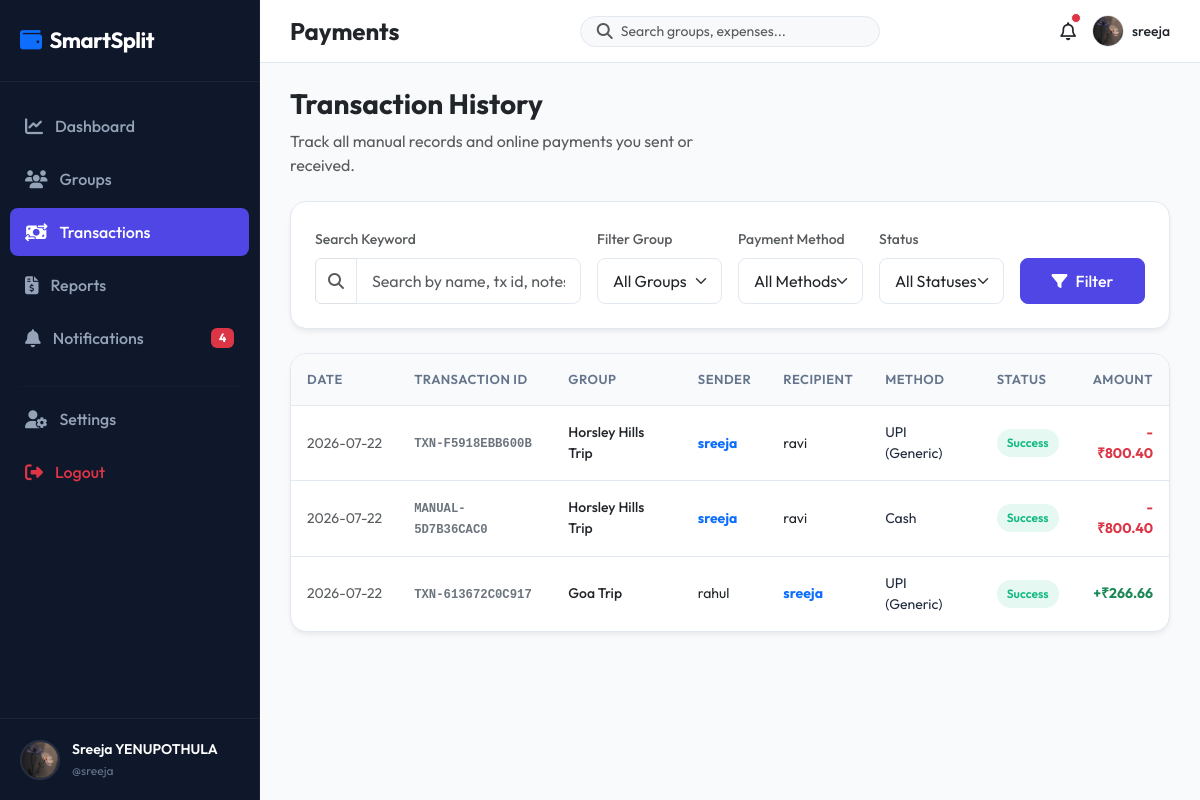
/payments/history/ (signed in), run on the app's committed database.
### accounts/models.py (models this page shows, shortened)
class Profile(models.Model):
    user = models.OneToOneField(User, on_delete=models.CASCADE, related_name='profile')
    profile_picture = models.ImageField(upload_to='profiles/', default='profiles/default.png', blank=True)
    phone_number = models.CharField(max_length=15, blank=True)
    upi_id = models.CharField(max_length=50, blank=True)

### payments/models.py (models this page shows, shortened)
class Payment(models.Model):
    METHOD_CHOICES = [
        ('CASH', 'Cash'),
        ('UPI', 'UPI (Generic)'),
        ('PHONEPE', 'PhonePe'),
        ('GPAY', 'Google Pay'),
        ('PAYTM', 'Paytm'),
        ('DEBIT', 'Debit Card'),
        ('CREDIT', 'Credit Card'),
        ('BANK', 'Bank Transfer'),
    ]
    STATUS_CHOICES = [
        ('PENDING', 'Pending'),
        ('SUCCESS', 'Success'),
        ('FAILED', 'Failed'),
        ('REJECTED', 'Rejected'),
    ]
    group = models.ForeignKey(Group, on_delete=models.SET_NULL, null=True, blank=True, related_name='payments')
    amount = models.DecimalField(max_digits=10, decimal_places=2)
    paid_by = models.ForeignKey(User, on_delete=models.CASCADE, related_name='payments_sent')
    paid_to = models.ForeignKey(User, on_delete=models.CASCADE, null=True, blank=True, related_name='payments_received')
    payment_method = models.CharField(max_length=20, choices=METHOD_CHOICES, default='CASH')
    date = models.DateField(default=timezone.now)
    notes = models.TextField(blank=True)
    status = models.CharField(max_length=15, choices=STATUS_CHOICES, default='PENDING')
    transaction_id = models.CharField(max_length=100, unique=True, blank=True, null=True)
    created_at = models.DateTimeField(auto_now_add=True)

### groups/models.py (models this page shows, shortened)
class Group(models.Model):
    name = models.CharField(max_length=100)
    description = models.TextField(blank=True)
    created_by = models.ForeignKey(User, on_delete=models.CASCADE, related_name='created_groups')
    created_date = models.DateTimeField(auto_now_add=True)
    invite_code = models.CharField(max_length=12, unique=True, blank=True)

### payments/views.py (the view, shortened to what this page needs)
# urls.py: path('history/', views.transaction_history_view, name='history'),
@login_required
def transaction_history_view(request):
    payments = Payment.objects.filter(
        Q(paid_by=request.user) | Q(paid_to=request.user)
    ).select_related('paid_by', 'paid_to', 'group').order_by('-date', '-created_at')
    search_query = request.GET.get('search', '').strip()
    group_filter = request.GET.get('group', '').strip()
    if group_filter:
        payments = payments.filter(group_id=group_filter)
    method_filter = request.GET.get('method', '').strip()
    if method_filter:
        payments = payments.filter(payment_method=method_filter)
    status_filter = request.GET.get('status', '').strip()
    if status_filter:
        payments = payments.filter(status=status_filter)
    member_groups = [gm.group for gm in GroupMember.objects.filter(user=request.user).select_related('group')]
    sort_by = request.GET.get('sort', '-date')
    if sort_by in ['date', '-date', 'amount', '-amount']:
        payments = payments.order_by(sort_by)
    from django.core.paginator import Paginator
    paginator = Paginator(payments, 10)
    page_number = request.GET.get('page')
    page_obj = paginator.get_page(page_number)
    context = {
        'payments': page_obj,
        'page_obj': page_obj,
        'groups': member_groups,
        'search_query': search_query,
        'selected_group': group_filter,
        'selected_method': method_filter,
        'selected_status': status_filter,
        'selected_sort': sort_by,
        'method_choices': Payment.METHOD_CHOICES,
        'status_choices': Payment.STATUS_CHOICES,
    }
    return render(request, 'payments/history.html', context)

### templates/payments/history.html (shortened to what this page needs)
{% extends 'base.html' %}
{% block content %}
<div class="row align-items-center mb-4">
    <div class="col-md-6 mb-3 mb-md-0">
        <h3 class="fw-bold text-dark">Transaction History</h3>
        <p class="text-muted mb-0">Track all manual records and online payments you sent or received.</p>
    </div>
</div>
<div class="premium-card p-4 mb-4 bg-white">
    <form method="GET" action="{% url 'payments:history' %}" class="row g-3">
        <div class="col-md-4">
            <label class="form-label text-muted small">Search Keyword</label>
            <div class="input-group">
                <span class="input-group-text bg-transparent"><i class="fa-solid fa-magnifying-glass text-muted"></i></span>
                <input type="text" name="search" class="form-control" placeholder="Search by name, tx id, notes..." value="{{ search_query }}">
            </div>
        </div>
        <div class="col-md-2">
            <label class="form-label text-muted small">Filter Group</label>
            <select name="group" class="form-select">
                <option value="">All Groups</option>
            </select>
        </div>
        <div class="col-md-2">
            <label class="form-label text-muted small">Payment Method</label>
            <select name="method" class="form-select">
                <option value="">All Methods</option>
            </select>
        </div>
        <div class="col-md-2">
            <label class="form-label text-muted small">Status</label>
            <select name="status" class="form-select">
                <option value="">All Statuses</option>
            </select>
        </div>
        <div class="col-md-2 d-grid align-items-end">
            <button type="submit" class="btn btn-primary"><i class="fa-solid fa-filter me-2"></i>Filter</button>
        </div>
    </form>
</div>
<div class="premium-card bg-white">
    <div class="table-responsive">
        <table class="clean-table align-middle">
            <thead>
                <tr>
                    <th>Date</th>
                    <th>Transaction ID</th>
                    <th>Group</th>
                    <th>Sender</th>
                    <th>Recipient</th>
                    <th>Method</th>
                    <th>Status</th>
                    <th class="text-end">Amount</th>
                </tr>
            </thead>
            <tbody>
                {% for p in payments %}
                    <tr>
                        <td class="text-muted" style="white-space: nowrap;">{{ p.date|date:"Y-m-d" }}</td>
                        <td><code class="small fw-semibold text-secondary">{{ p.transaction_id }}</code></td>
                        <td>
                            {% if p.group %}
                                <a href="{% url 'groups:detail' p.group.id %}" class="text-decoration-none fw-medium text-dark">{{ p.group.name }}</a>
                            {% else %}
                                <span class="text-muted small">Non-group</span>
                            {% endif %}
                        </td>
                        <td>
                            <span class="{% if p.paid_by == user %}fw-bold text-primary{% else %}text-dark{% endif %}">{{ p.paid_by.username }}</span>
                        </td>
                        <td>
                            {% if p.paid_to %}
                                <span class="{% if p.paid_to == user %}fw-bold text-primary{% else %}text-dark{% endif %}">{{ p.paid_to.username }}</span>
                            {% else %}
                                <span class="text-muted small">Merchant</span>
                            {% endif %}
                        </td>
                        <td class="small">{{ p.get_payment_method_display }}</td>
                        <td>
                            {% if p.status == 'SUCCESS' %}
                                <span class="custom-badge success">Success</span>
                            {% elif p.status == 'PENDING' %}
                                <span class="custom-badge warning">Pending</span>
                            {% elif p.status == 'REJECTED' %}
                                <span class="custom-badge danger">Rejected</span>
                            {% else %}
                                <span class="custom-badge danger">Failed</span>
                            {% endif %}
                        </td>
                        <td class="text-end fw-bold {% if p.paid_by == user %}text-danger{% else %}text-success{% endif %}">
                            {% if p.paid_by == user %}-{% else %}+{% endif %}₹{{ p.amount }}
                        </td>
                    </tr>
                {% endfor %}
            </tbody>
        </table>
    </div>
</div>
{% endblock %}

### templates/base.html (shortened to what this page needs)
<!DOCTYPE html>
<html lang="en">
<head>
    <link href="https://cdn.jsdelivr.net/npm/bootstrap@5.3.0/dist/css/bootstrap.min.css" rel="stylesheet">
    <link rel="stylesheet" href="https://cdnjs.cloudflare.com/ajax/libs/font-awesome/6.4.0/css/all.min.css">
    {% load static %}
    <link rel="stylesheet" href="{% static 'css/style.css' %}">
</head>
<body>
    {% include 'includes/sidebar.html' %}
    <div class="main-wrapper">
        {% include 'includes/navbar.html' %}
        <div class="container-fluid px-4 pt-3">
        </div>
        <main class="main-content pt-2">
            {% block content %}
            {% endblock %}
        </main>
    </div>
</body>
</html>

### templates/includes/sidebar.html
{% load static %}
<div class="sidebar" id="sidebar">
    <div class="sidebar-logo">
        <i class="fa-solid fa-wallet text-primary me-2"></i>SmartSplit
    </div>
    <ul class="sidebar-menu">
        <li class="sidebar-item">
            <a href="{% url 'dashboard:home' %}" class="sidebar-link {% if request.resolver_match.app_name == 'dashboard' %}active{% endif %}">
                <i class="fa-solid fa-chart-line"></i>Dashboard
            </a>
        </li>
        <li class="sidebar-item">
            <a href="{% url 'groups:list' %}" class="sidebar-link {% if request.resolver_match.app_name == 'groups' %}active{% endif %}">
                <i class="fa-solid fa-users"></i>Groups
            </a>
        </li>
        <li class="sidebar-item">
            <a href="{% url 'payments:history' %}" class="sidebar-link {% if request.resolver_match.app_name == 'payments' and request.resolver_match.url_name == 'history' %}active{% endif %}">
                <i class="fa-solid fa-money-bill-transfer"></i>Transactions
            </a>
        </li>
        <li class="sidebar-item">
            <a href="{% url 'reports:index' %}" class="sidebar-link {% if request.resolver_match.app_name == 'reports' %}active{% endif %}">
                <i class="fa-solid fa-file-invoice-dollar"></i>Reports
            </a>
        </li>
        <li class="sidebar-item">
            <a href="{% url 'notifications:list' %}" class="sidebar-link {% if request.resolver_match.app_name == 'notifications' %}active{% endif %}">
                <i class="fa-solid fa-bell"></i>Notifications
                {% if unread_notifications_count > 0 %}
                    <span class="badge bg-danger ms-auto">{{ unread_notifications_count }}</span>
                {% endif %}
            </a>
        </li>
        <li class="sidebar-item mt-4">
            <hr style="border-color: rgba(255,255,255,0.08); margin: 0 10px;">
        </li>
        <li class="sidebar-item mt-2">
            <a href="{% url 'accounts:profile' %}" class="sidebar-link {% if request.resolver_match.app_name == 'accounts' %}active{% endif %}">
                <i class="fa-solid fa-user-gear"></i>Settings
            </a>
        </li>
        <li class="sidebar-item">
            <a href="{% url 'accounts:logout' %}" class="sidebar-link text-danger">
                <i class="fa-solid fa-right-from-bracket"></i>Logout
            </a>
        </li>
    </ul>
    <div class="sidebar-user">
        {% if user.profile.profile_picture %}
            <img src="{{ user.profile.profile_picture.url }}" alt="{{ user.username }}" class="sidebar-user-img">
        {% else %}
            <img src="{% static 'images/default_user.png' %}" alt="{{ user.username }}" class="sidebar-user-img">
        {% endif %}
        <div class="sidebar-user-info">
            <div class="sidebar-username">{{ user.first_name }} {{ user.last_name }}</div>
            <div class="sidebar-user-role">@{{ user.username }}</div>
        </div>
    </div>
</div>

### templates/includes/navbar.html (shortened to what this page needs)
{% load static %}
<nav class="top-navbar">
    <div class="d-flex align-items-center">
        <h4 class="fw-bold mb-0 text-dark">
            {% block page_title %}
                {% if request.resolver_match.app_name == 'dashboard' %}Dashboard
                {% elif request.resolver_match.app_name == 'groups' %}Groups
                {% elif request.resolver_match.app_name == 'expenses' %}Expenses
                {% elif request.resolver_match.app_name == 'payments' %}Payments
                {% elif request.resolver_match.app_name == 'settlements' %}Settlements
                {% elif request.resolver_match.app_name == 'reports' %}Reports
                {% elif request.resolver_match.app_name == 'notifications' %}Notifications
                {% elif request.resolver_match.app_name == 'accounts' %}Account Settings
                {% else %}SmartSplit
                {% endif %}
            {% endblock %}
        </h4>
    </div>
    <form action="{% url 'dashboard:home' %}" method="GET" class="d-none d-md-flex align-items-center bg-light rounded-pill px-3 py-1" style="width: 300px; border: 1px solid var(--border-color);">
        <i class="fa-solid fa-magnifying-glass text-muted me-2"></i>
        <input type="text" name="q" placeholder="Search groups, expenses..." class="form-control border-0 bg-transparent p-0" style="box-shadow: none; font-size: 14px;" value="{{ search_query|default:'' }}">
    </form>
    <div class="d-flex align-items-center gap-3">
        <a href="{% url 'notifications:list' %}" class="position-relative text-dark" style="font-size: 18px;">
            <i class="fa-regular fa-bell"></i>
            {% if unread_notifications_count > 0 %}
                <span class="position-absolute top-0 start-100 translate-middle p-1 bg-danger border border-light rounded-circle">
                </span>
            {% endif %}
        </a>
        <a href="{% url 'accounts:profile' %}" class="text-decoration-none d-flex align-items-center gap-2">
            {% if user.profile.profile_picture %}
                <img src="{{ user.profile.profile_picture.url }}" alt="{{ user.username }}" style="width: 32px; height: 32px; border-radius: 50%; object-fit: cover; border: 1px solid var(--border-color);">
            {% else %}
                <img src="{% static 'images/default_user.png' %}" alt="{{ user.username }}" style="width: 32px; height: 32px; border-radius: 50%; object-fit: cover; border: 1px solid var(--border-color);">
            {% endif %}
            <span class="d-none d-lg-inline text-dark fw-medium" style="font-size: 14px;">{{ user.username }}</span>
        </a>
    </div>
</nav>

### data on the page
Payment: date "2026-07-22", transaction_id "TXN-F5918EBB600B", group.name "Horsley Hills Trip", paid_by.username "sreeja", paid_to.username "ravi", payment_method "UPI (Generic)", status "Success", amount "800.40"
Payment: date "2026-07-22", transaction_id "MANUAL-5D7B36CAC0", group.name "Horsley Hills Trip", paid_by.username "sreeja", paid_to.username "ravi", payment_method "Cash", status "Success", amount "800.40"
Payment: date "2026-07-22", transaction_id "TXN-613672C0C917", group.name "Goa Trip", paid_by.username "rahul", paid_to.username "sreeja", payment_method "UPI (Generic)", status "Success", amount "266.66"

### other printed values
{{ unread_notifications_count }} "4"
{{ user.first_name }} "Sreeja"
{{ user.last_name }} "YENUPOTHULA"
{{ user.username }} "sreeja"
